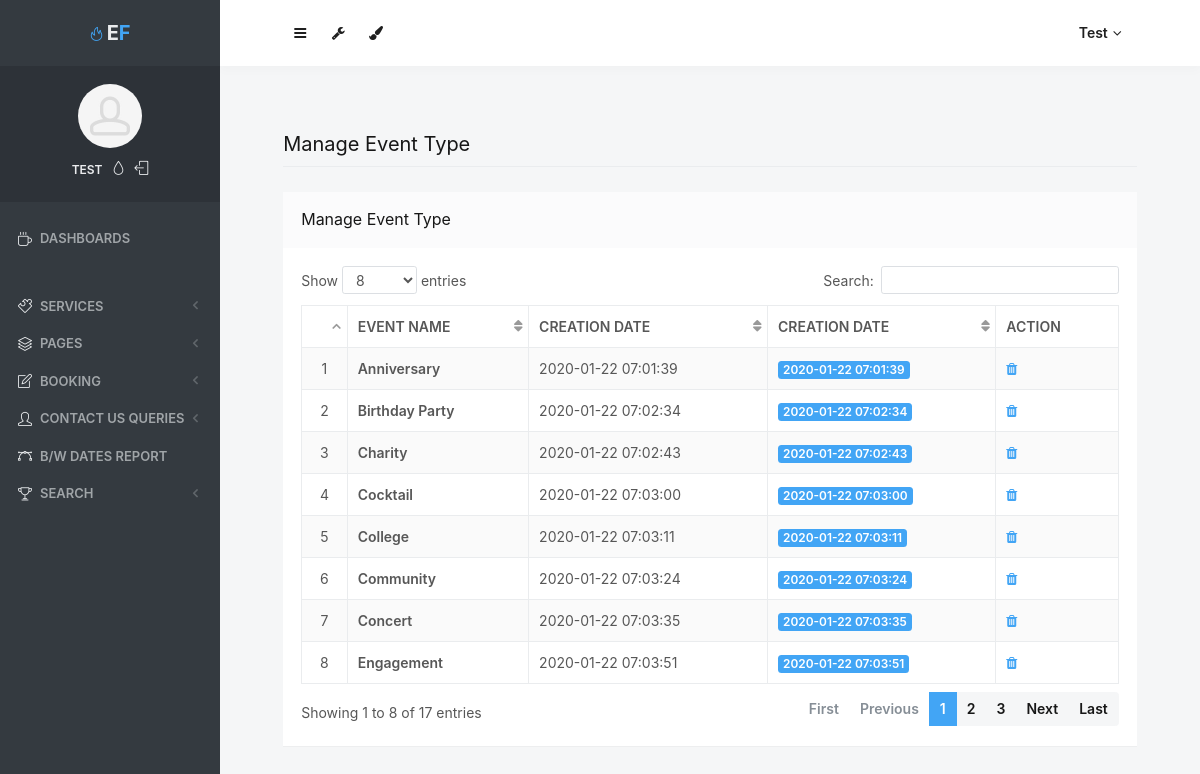
/admin/manage-event-type.php (signed in), run on the app's committed database.
### tables this page shows
CREATE TABLE `tbleventtype` (
  `ID` int(10) NOT NULL,
  `EventType` varchar(200) DEFAULT NULL,
  `CreationDate` timestamp NULL DEFAULT current_timestamp()
);

### admin/manage-event-type.php (the view, shortened to what this page needs)
<?php
include('includes/dbconnection.php');
if (strlen($_SESSION['odmsaid']==0)) {
  header('location:logout.php');
  } else{
  ?>
<!doctype html>
<html lang="en" class="no-focus">
    <head>
        <link rel="stylesheet" href="assets/js/plugins/datatables/dataTables.bootstrap4.min.css">
        <link rel="stylesheet" id="css-main" href="assets/css/codebase.min.css">
    </head>
    <body>
        <div id="page-container" class="sidebar-o sidebar-inverse side-scroll page-header-fixed main-content-narrow">
           <?php include_once('includes/sidebar.php');?>
          <?php include_once('includes/header.php');?>
            <main id="main-container">
                <div class="content">
                    <h2 class="content-heading">Manage Event Type</h2>
                    <div class="block">
                        <div class="block-header block-header-default">
                            <h3 class="block-title">Manage Event Type</h3>
                        </div>
                        <div class="block-content block-content-full">
                            <table class="table table-bordered table-striped table-vcenter js-dataTable-full-pagination">
                                <thead>
                                    <tr>
                                        <th class="text-center"></th>
                                        <th>Event Name</th>
                                        <th>Creation Date</th>
                                        <th class="d-none d-sm-table-cell">Creation Date</th>
                                        <th class="d-none d-sm-table-cell" style="width: 15%;">Action</th>
                                       </tr>
                                </thead>
                                <tbody>
                                    <?php
$sql="SELECT * from tbleventtype";
$query = $dbh -> prepare($sql);
$query->execute();
$results=$query->fetchAll(PDO::FETCH_OBJ);
$cnt=1;
if($query->rowCount() > 0)
{
foreach($results as $row)
{               ?>
                                    <tr>
                                        <td class="text-center"><?php echo htmlentities($cnt);?></td>
                                        <td class="font-w600"><?php  echo htmlentities($row->EventType);?></td>
                                        <td class="d-none d-sm-table-cell"><?php  echo htmlentities($row->CreationDate);?></td>
                                        <td class="d-none d-sm-table-cell">
                                            <span class="badge badge-primary"><?php  echo htmlentities($row->CreationDate);?></span>
                                        </td>
                                         <td class="d-none d-sm-table-cell"><a href="manage-event-type.php?delid=<?php echo ($row->ID);?>" onclick="return confirm('Do you really want to Delete ?');"><i class="fa fa-trash fa-delete" aria-hidden="true"></i></a></td>
                                    </tr>
                                    <?php $cnt=$cnt+1;}} ?>
                                </tbody>
                            </table>
                        </div>
                    </div>
                </div>
            </main>
        </div>
    </body>
</html>
<?php }  ?>

### admin/includes/sidebar.php (shortened to what this page needs)
<?php
   include('includes/dbconnection.php');
   if (strlen($_SESSION['odmsaid'] == 0)) {
       header('location:logout.php');
   } else {
   ?>
    <nav id="sidebar">
        <div id="sidebar-scroll">
            <div class="sidebar-content">
                <div class="content-header content-header-fullrow px-15">
                    <div class="content-header-section text-center align-parent sidebar-mini-hidden">
                        <div class="content-header-item">
                            <a class="link-effect font-w700" href="dashboard.php">
                                <i class="si si-fire text-primary"></i>
                                <span class="font-size-xl text-dual-primary-dark">E</span><span class="font-size-xl text-primary">F</span>
                            </a>
                        </div>
                    </div>
                </div>
                <div class="content-side content-side-full content-side-user px-10 align-parent">
                    <div class="sidebar-mini-hidden-b text-center">
                        <a class="img-link" href="be_pages_generic_profile.html">
                            <img class="img-avatar" src="assets/img/avatars/avatar15.jpg" alt="">
                        </a>
                        <ul class="list-inline mt-10">
                            <?php
                               $aid = $_SESSION['odmsaid'];
                               $sql = "SELECT AdminName from  tbladmin where ID=:aid";
                               $query = $dbh->prepare($sql);
                               $query->bindParam(':aid', $aid, PDO::PARAM_STR);
                               $query->execute();
                               $results = $query->fetchAll(PDO::FETCH_OBJ);
                               $cnt = 1;
                               if ($query->rowCount() > 0) {
                                   foreach ($results as $row) {               ?>
                                    <li class="list-inline-item">
                                        <a class="link-effect text-dual-primary-dark font-size-xs font-w600 text-uppercase" href="admin-profile.php"><?php echo $row->AdminName; ?></a>
                                    </li><?php $cnt = $cnt + 1;
                                       }
                                   } ?>
                            <li class="list-inline-item">
                                <a class="link-effect text-dual-primary-dark" data-toggle="layout" data-action="sidebar_style_inverse_toggle" href="admin-profile.php">
                                    <i class="si si-drop"></i>
                                </a>
                            </li>
                            <li class="list-inline-item">
                                <a class="link-effect text-dual-primary-dark" href="logout.php">
                                    <i class="si si-logout"></i>
                                </a>
                            </li>
                        </ul>
                    </div>
                </div>
                <div class="content-side content-side-full">
                    <ul class="nav-main">
                        <li class="open">
                            <a href="dashboard.php"><i class="si si-cup"></i><span class="sidebar-mini-hide">Dashboards</span></a>
                        </li>
                        <li class="nav-main-heading"><span class="sidebar-mini-visible">UI</span><span class="sidebar-mini-hidden"></span></li>
                        <li>
                            <a class="nav-submenu" data-toggle="nav-submenu"><i class="si si-puzzle"></i><span class="sidebar-mini-hide"></span>Services</a>
                        </li>
                        <li>
                            <a class="nav-submenu" data-toggle="nav-submenu" href="#"><i class="si si-layers"></i><span class="sidebar-mini-hide">Pages</span></a>
                        </li>
                        <li>
                            <a class="nav-submenu" data-toggle="nav-submenu" href="#"><i class="si si-note"></i><span class="sidebar-mini-hide">Booking</span></a>
                        </li>
                        <li>
                            <a class="nav-submenu" data-toggle="nav-submenu" href="#"><i class="si si-user"></i><span class="sidebar-mini-hide">Contact Us Queries</span></a>
                        </li>
                        <li>
                            <a href="between-dates-report.php"><i class="si si-vector"></i><span class="sidebar-mini-hide">B/w Dates Report</span></a>
                        </li>
                        <li>
                            <a class="nav-submenu" data-toggle="nav-submenu" href="#"><i class="si si-trophy"></i><span class="sidebar-mini-hide">Search</span></a>
                        </li>
                    </ul>
                </div>
            </div>
        </div>
    </nav>
<?php }  ?>

### admin/includes/header.php (shortened to what this page needs)
<?php
 include('includes/dbconnection.php');
 if (strlen($_SESSION['odmsaid'] == 0)) {
     header('location:logout.php');
 } else {
 ?>
    <header id="page-header">
        <div class="content-header">
            <div class="content-header-section">
                <button type="button" class="btn btn-circle btn-dual-secondary" data-toggle="layout" data-action="sidebar_toggle">
                    <i class="fa fa-navicon"></i>
                </button>
                <div class="btn-group" role="group">
                    <button type="button" class="btn btn-circle btn-dual-secondary" id="page-header-options-dropdown" data-toggle="dropdown" aria-haspopup="true" aria-expanded="false">
                        <i class="fa fa-wrench"></i>
                    </button>
                </div>
                <div class="btn-group" role="group">
                    <button type="button" class="btn btn-circle btn-dual-secondary" id="page-header-themes-dropdown" data-toggle="dropdown" aria-haspopup="true" aria-expanded="false">
                        <i class="fa fa-paint-brush"></i>
                    </button>
                </div>
            </div>
            <div class="content-header-section">
                <div class="btn-group" role="group">
                    <?php
                     $aid = $_SESSION['odmsaid'];
                     $sql = "SELECT AdminName from  tbladmin where ID=:aid";
                     $query = $dbh->prepare($sql);
                     $query->bindParam(':aid', $aid, PDO::PARAM_STR);
                     $query->execute();
                     $results = $query->fetchAll(PDO::FETCH_OBJ);
                     if ($query->rowCount() > 0) {
                         foreach ($results as $row) {               ?>
                            <button type="button" class="btn btn-rounded btn-dual-secondary" id="page-header-user-dropdown" data-toggle="dropdown" aria-haspopup="true" aria-expanded="false">
                                <?php echo $row->AdminName; ?><i class="fa fa-angle-down ml-5"></i>
                            </button>
                    <?php $cnt = $cnt + 1;
                         }
                     } ?>
                </div>
            </div>
        </div>
    </header>
<?php }  ?>

### data on the page
tbleventtype: EventType "Anniversary", CreationDate "2020-01-22 07:01:39"
tbleventtype: EventType "Birthday Party", CreationDate "2020-01-22 07:02:34"
tbleventtype: EventType "Charity", CreationDate "2020-01-22 07:02:43"
tbleventtype: EventType "Cocktail", CreationDate "2020-01-22 07:03:00"
tbleventtype: EventType "College", CreationDate "2020-01-22 07:03:11"
tbleventtype: EventType "Community", CreationDate "2020-01-22 07:03:24"
tbleventtype: EventType "Concert", CreationDate "2020-01-22 07:03:35"
tbleventtype: EventType "Engagement", CreationDate "2020-01-22 07:03:51"

### other printed values
$row->AdminName "TEST"
$row->AdminName "Test"
